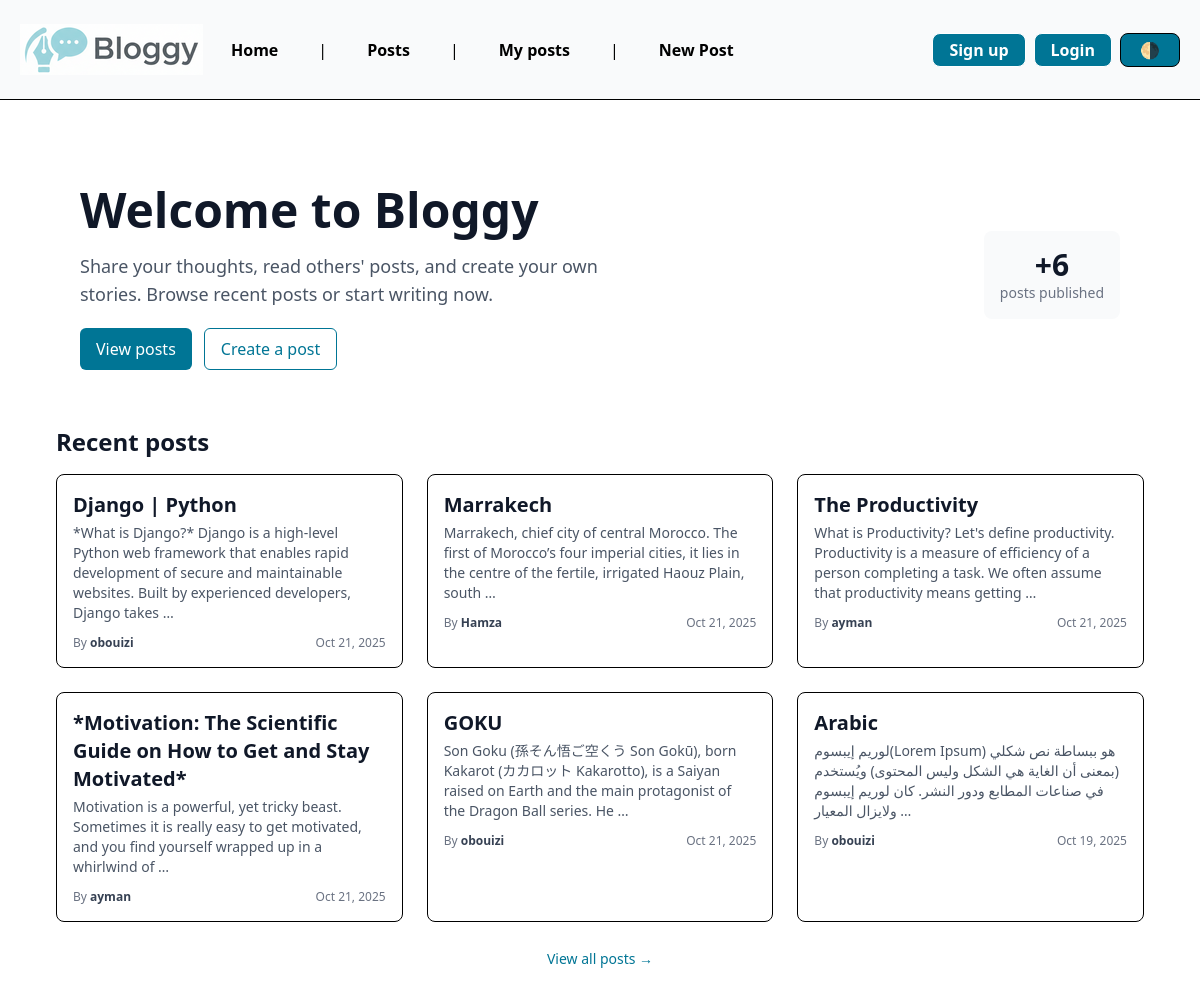
The app's page /, older data.
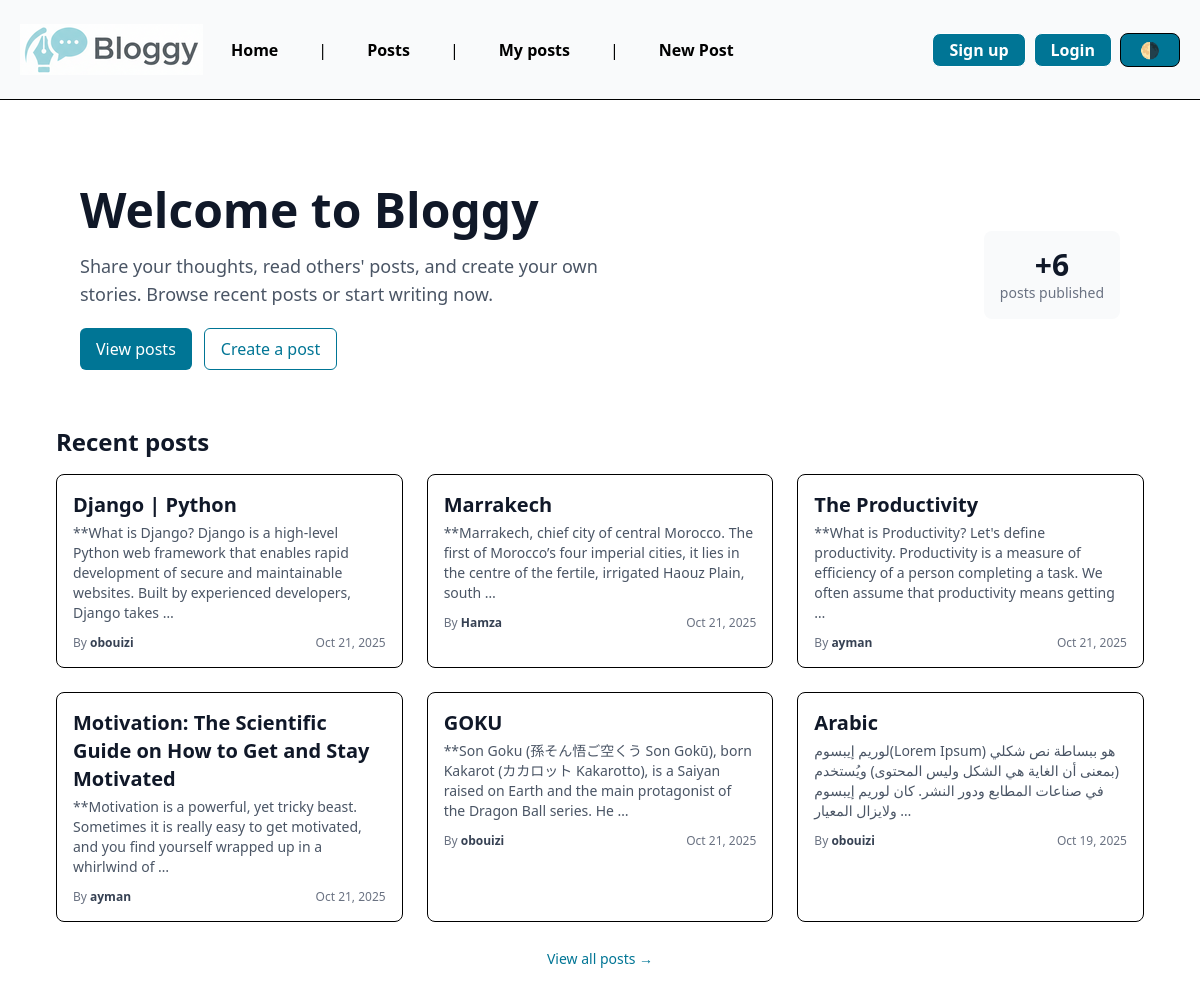
The same page, newer data.
### posts/models.py (models this page shows, shortened)
class Post(models.Model):
	title = models.CharField(max_length=75)
	body = models.TextField()
	slug = models.SlugField(primary_key=True)
	dateTime = models.DateTimeField(auto_now_add=True)
	Banner = models.ImageField(blank=True)
	author = models.ForeignKey(User, on_delete=models.CASCADE, default=None)

### blog/views.py (the view)
# urls.py: path('', views.home_page, name="home"),
def home_page(request):
    recent_posts = Post.objects.filter().order_by('-dateTime')
    total_posts = Post.objects.count()
    return render(request, 'home.html', { 'recent_posts': recent_posts, 'total_posts': total_posts })

### templates/home.html (shortened to what this page needs)
{% extends "./layout.html" %}
{% block content %}
<div class="max-w-6xl mx-auto px-4 sm:px-6 lg:px-8 pt-8">
  <section class="bg-white dark:bg-gray-900 rounded-lg p-6 mb-8">
    <div class="flex flex-col md:flex-row md:items-center md:justify-between gap-4">
      <div>
        <h1 class="text-3xl sm:text-4xl lg:text-5xl font-extrabold text-gray-900 dark:text-white leading-tight">
          Welcome to Bloggy
        </h1>
        <p class="mt-3 text-sm sm:text-base lg:text-lg text-gray-600 dark:text-gray-300 max-w-xl">
          Share your thoughts, read others' posts, and create your own stories. Browse recent posts or start writing now.
        </p>
        <div class="mt-5 flex flex-wrap gap-3">
          <a href="{% url 'posts:list' %}"
             class="inline-flex items-center px-4 py-2 bg-cyan-700 hover:bg-cyan-800 text-white rounded-md text-sm sm:text-base">
            View posts
          </a>
          <a href="{% url 'posts:new_post' %}"
             class="inline-flex items-center px-4 py-2 border border-cyan-700 text-cyan-700 hover:bg-cyan-50 dark:hover:bg-gray-800 rounded-md text-sm sm:text-base">
            Create a post
          </a>
        </div>
      </div>
      <div class="hidden md:flex items-center bg-gray-50 dark:bg-gray-800 p-4 rounded-lg">
        <div class="text-center">
          <div class="text-2xl sm:text-3xl font-bold text-gray-900 dark:text-white">+{{ total_posts|default:0 }}</div>
          <div class="text-xs sm:text-sm text-gray-500 dark:text-gray-300">posts published</div>
        </div>
      </div>
    </div>
  </section>
  <section>
    <h2 class="text-xl sm:text-2xl font-semibold text-gray-900 dark:text-white mb-4">Recent posts</h2>
    {% if recent_posts %}
      <div class="grid grid-cols-1 sm:grid-cols-2 lg:grid-cols-3 gap-6">
        {% for post in recent_posts %}
          <article class="bg-white dark:bg-gray-800 border hover:border-cyan-600 rounded-lg p-4 hover:shadow-md transition-shadow">
            <a href="{% url 'posts:page' post.slug %}" class="block">
              <h3 class="text-lg sm:text-xl font-semibold text-gray-900 dark:text-white mb-1">{{ post.title }}</h3>
              <p class="text-sm text-gray-600 dark:text-gray-300 mb-3">
                {{ post.body|truncatewords:25 }}
              </p>
            </a>
            <div class="flex items-center justify-between text-xs text-gray-500 dark:text-gray-400">
              <div>
                {% if post.author %}
                  <span>By <strong class="text-gray-700 dark:text-gray-200">{{ post.author.username }}</strong></span>
                {% endif %}
              </div>
              <time datetime="{{ post.dateTime|date:'c' }}">{{ post.dateTime|date:"M j, Y" }}</time>
            </div>
          </article>
        {% endfor %}
      </div>
      <div class="mt-6 text-center">
        <a href="{% url 'posts:list' %}" class="text-sm text-cyan-700 hover:underline">View all posts →</a>
      </div>
    {% else %}
      <div class="rounded-lg bg-gray-50 dark:bg-gray-800 p-6 text-center">
        <p class="text-gray-700 dark:text-gray-200">No posts yet. Be the first to <a class="text-cyan-700" href="{% url 'posts:new_post' %}">create one</a>!</p>
      </div>
    {% endif %}
  </section>
</div>
{% endblock content %}

Row changes from the older to the newer data that the page shows:
changed Post "Django | Python": body "*What is Django?* Django is a high-level…" → "**What is Django? Django is a high-level…"
changed Post "Marrakech": body "Marrakech, chief city of central Morocco. The first of Morocco’s four imperial cities, it lies in the centre of the fertile, irrigated Haouz Plain, south …" → "**Marrakech, chief city of central Morocco. The first of Morocco’s four imperial cities, it lies in the centre of the fertile, irrigated Haouz Plain, south …"
changed Post "The Productivity": body "What is Productivity? Let's define…" → "**What is Productivity? Let's define…"
changed Post: title "*Motivation: The Scientific Guide on How to Get and Stay Motivated*" → "Motivation: The Scientific Guide on How to Get and Stay Motivated"; body "Motivation is a powerful, yet tricky beast. Sometimes it is really easy to get motivated, and you find yourself wrapped up in a whirlwind of …" → "**Motivation is a powerful, yet tricky beast. Sometimes it is really easy to get motivated, and you find yourself wrapped up in a whirlwind of …"
changed Post "GOKU": body "Son Goku (孫そん悟ご空くう Son Gokū), born Kakarot (カカロット Kakarotto), is a Saiyan raised on Earth and the main protagonist of the Dragon Ball series. He …" → "**Son Goku (孫そん悟ご空くう Son Gokū), born Kakarot (カカロット Kakarotto), is a Saiyan raised on Earth and the main protagonist of the Dragon Ball series. He …"
